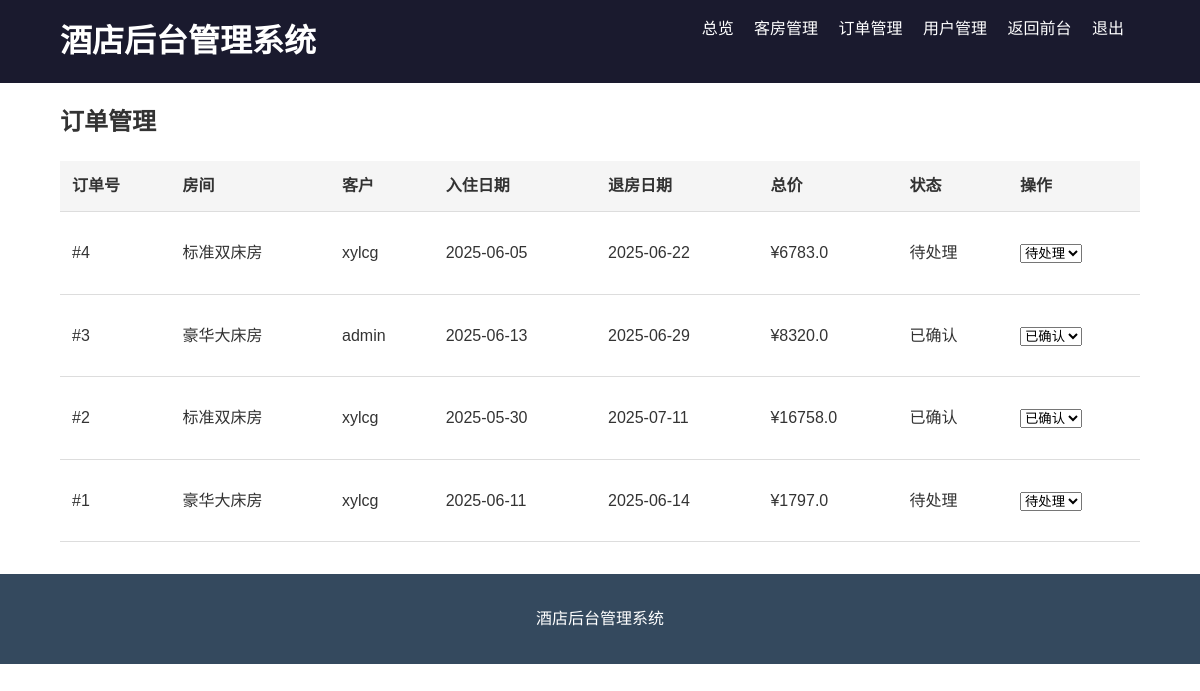
Page /admin/orders (signed in) on the committed database.
### models.py (models this page shows)
class Order(db.Model):
    id = db.Column(db.Integer, primary_key=True)
    room_id = db.Column(db.Integer, db.ForeignKey('room.id'), nullable=False)
    user_id = db.Column(db.Integer, db.ForeignKey('user.id'), nullable=False)
    check_in = db.Column(db.DateTime, nullable=False)
    check_out = db.Column(db.DateTime, nullable=False)
    total_price = db.Column(db.Float, nullable=False)
    status = db.Column(db.String(20), default='待处理')
    created_at = db.Column(db.DateTime, default=datetime.utcnow)

class Room(db.Model):
    id = db.Column(db.Integer, primary_key=True)
    name = db.Column(db.String(80), unique=True, nullable=False)
    price = db.Column(db.Float, nullable=False)
    description = db.Column(db.Text)
    image = db.Column(db.String(120), default='default.jpg')
    status = db.Column(db.String(20), default='available')
    type = db.Column(db.String(50), nullable=False)
    capacity = db.Column(db.Integer, nullable=False)
    created_at = db.Column(db.DateTime, default=datetime.utcnow)
    orders = db.relationship('Order', backref='room', lazy=True)
    comments = db.relationship('Comment', backref='room', lazy=True)

class User(db.Model):
    id = db.Column(db.Integer, primary_key=True)
    username = db.Column(db.String(80), unique=True, nullable=False)
    password = db.Column(db.String(120), nullable=False)
    email = db.Column(db.String(120), unique=True, nullable=False)
    phone = db.Column(db.String(20))
    role = db.Column(db.String(20), default='user')
    created_at = db.Column(db.DateTime, default=datetime.utcnow)
    orders = db.relationship('Order', backref='user', lazy=True)
    comments = db.relationship('Comment', backref='user', lazy=True)

### app.py (the view)
@app.route('/admin/orders')
@admin_required
def admin_orders():
    orders = Order.query.order_by(Order.created_at.desc()).all()
    return render_template('back/orders.html', orders=orders)

### app.py (called while the page is built)
def admin_required(f):
    @wraps(f)
    def decorated_function(*args, **kwargs):
        if 'user_id' not in session or session.get('role') != 'admin':
            flash('需要管理员权限', 'danger')
            return redirect(url_for('login'))
        return f(*args, **kwargs)
    return decorated_function

### templates/back/orders.html (shortened to what this page needs)
{% extends "back/base.html" %}
{% block content %}
<h2>订单管理</h2>
<table class="data-table">
    <thead>
        <tr>
            <th>订单号</th>
            <th>房间</th>
            <th>客户</th>
            <th>入住日期</th>
            <th>退房日期</th>
            <th>总价</th>
            <th>状态</th>
            <th>操作</th>
        </tr>
    </thead>
    <tbody>
        {% for order in orders %}
        <tr>
            <td>#{{ order.id }}</td>
            <td>{{ order.room.name }}</td>
            <td>{{ order.user.username }}</td>
            <td>{{ order.check_in.strftime('%Y-%m-%d') }}</td>
            <td>{{ order.check_out.strftime('%Y-%m-%d') }}</td>
            <td>¥{{ order.total_price }}</td>
            <td>{{ order.status }}</td>
            <td>
                <form method="post" action="{{ url_for('update_order_status', order_id=order.id) }}">
                    <select name="status" onchange="this.form.submit()">
                        <option value="pending" {% if order.status == '待处理' %}selected{% endif %}>待处理</option>
                        <option value="confirmed" {% if order.status == '已确认' %}selected{% endif %}>已确认</option>
                    </select>
                </form>
            </td>
        </tr>
        {% endfor %}
    </tbody>
</table>
{% endblock %}

### static/css/style.css (style rules this page uses)
body { font-family: 'Arial', sans-serif; line-height: 1.6; margin: 0; padding: 0; color: #333; }
.data-table { width: 100%; border-collapse: collapse; margin: 1rem 0; }
.data-table th, .data-table td { padding: 0.75rem; text-align: left; border-bottom: 1px solid #ddd; }
.data-table th { background: #f5f5f5; }
form { margin: 1rem 0; }

### rows in the picture
Order: id "4", room.name "标准双床房", user.username "xylcg", check_in "2025-06-05", check_out "2025-06-22", total_price "6783.0", status "待处理"
Order: id "3", room.name "豪华大床房", user.username "admin", check_in "2025-06-13", check_out "2025-06-29", total_price "8320.0", status "已确认"
Order: id "2", room.name "标准双床房", user.username "xylcg", check_in "2025-05-30", check_out "2025-07-11", total_price "16758.0", status "已确认"
Order: id "1", room.name "豪华大床房", user.username "xylcg", check_in "2025-06-11", check_out "2025-06-14", total_price "1797.0", status "待处理"
